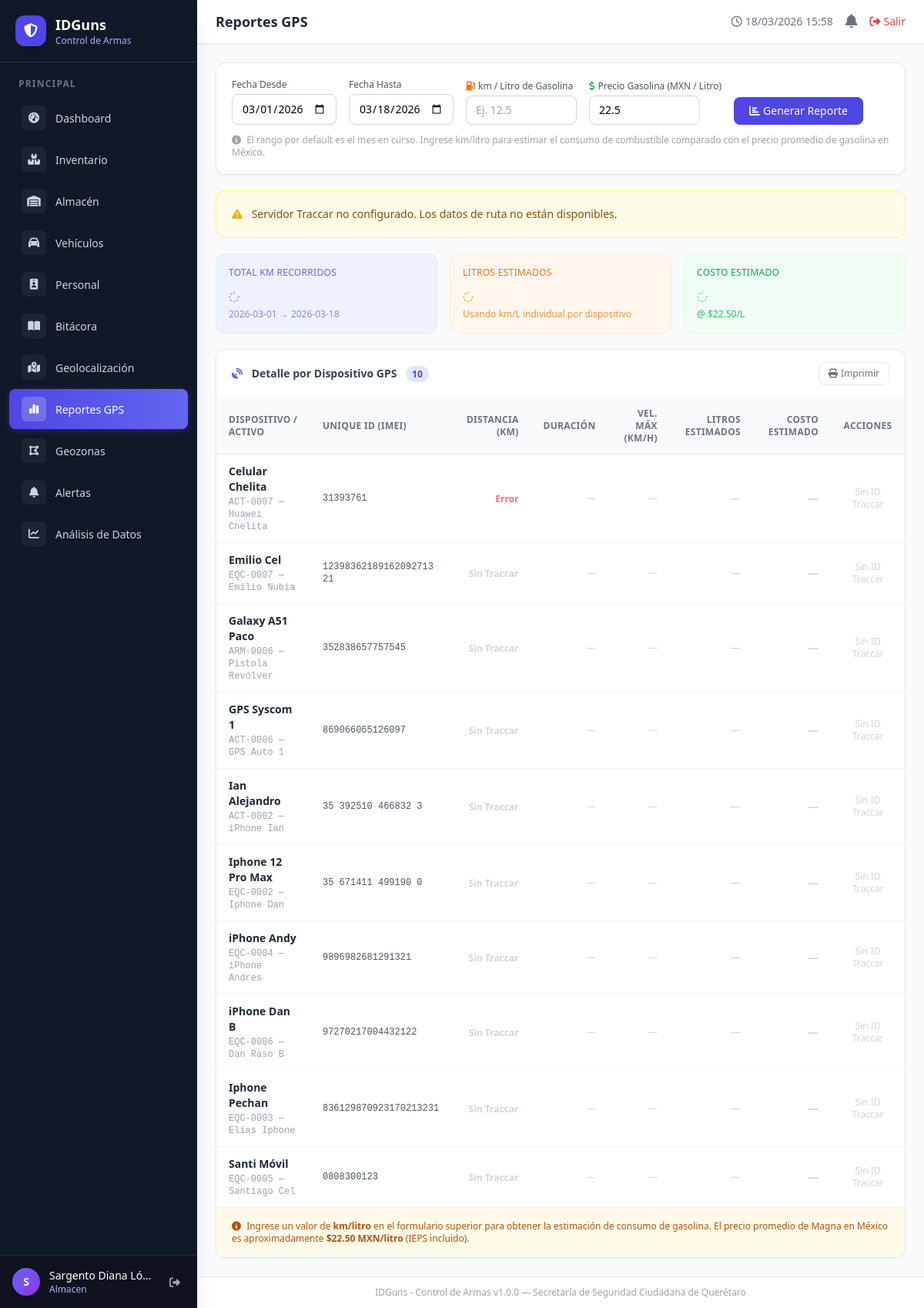
/reportes-gps (signed in), run on the app's committed database.
### tables this page shows
CREATE TABLE `dispositivos_gps` (
  `id` int(10) UNSIGNED NOT NULL,
  `activo_id` int(10) UNSIGNED NOT NULL COMMENT 'Activo al que pertenece el GPS',
  `traccar_device_id` int(11) DEFAULT NULL COMMENT 'ID del dispositivo en el servidor Traccar',
  `nombre` varchar(150) NOT NULL COMMENT 'Nombre del dispositivo en Traccar',
  `unique_id` varchar(100) NOT NULL COMMENT 'Identificador único: IMEI, número de teléfono, etc.',
  `telefono` varchar(30) DEFAULT NULL COMMENT 'Número de teléfono del dispositivo',
  `modelo_dispositivo` varchar(80) DEFAULT NULL COMMENT 'Modelo del dispositivo GPS (hardware)',
  `contacto` varchar(150) DEFAULT NULL COMMENT 'Información de contacto del responsable',
  `categoria_traccar` varchar(50) NOT NULL DEFAULT 'car' COMMENT 'Categoría Traccar: car, motorcycle, truck, van, etc.',
  `grupo_id` int(11) DEFAULT NULL COMMENT 'ID de grupo en Traccar',
  `activo` tinyint(1) NOT NULL DEFAULT '1' COMMENT '1=habilitado, 0=deshabilitado',
  `km_por_litro` decimal(8,2) DEFAULT NULL COMMENT 'km por litro de gasolina (valor individual, sobrescribe el global del reporte)',
  `created_at` datetime NOT NULL DEFAULT CURRENT_TIMESTAMP
);

CREATE TABLE `activos` (
  `id` int(10) UNSIGNED NOT NULL,
  `codigo` varchar(30) NOT NULL,
  `nombre` varchar(150) NOT NULL,
  `categoria` varchar(80) NOT NULL DEFAULT 'otro',
  `marca` varchar(80) DEFAULT NULL,
  `modelo` varchar(80) DEFAULT NULL,
  `serie` varchar(80) DEFAULT NULL,
  `color` varchar(40) DEFAULT NULL,
  `estado` enum('activo','baja','mantenimiento') NOT NULL DEFAULT 'activo',
  `responsable_id` int(10) UNSIGNED DEFAULT NULL,
  `personal_id` int(10) UNSIGNED DEFAULT NULL COMMENT 'Responsable del activo (tabla personal)',
  `ubicacion` varchar(150) DEFAULT NULL,
  `descripcion` text,
  `fecha_adquisicion` date DEFAULT NULL,
  `valor` decimal(12,2) DEFAULT NULL,
  `imagen` varchar(255) DEFAULT NULL,
  `created_at` datetime NOT NULL DEFAULT CURRENT_TIMESTAMP
);

### app/views/gps_reports/index.php (the view, shortened to what the rows shown need)
<div class="bg-white rounded-xl shadow-sm border border-gray-200 overflow-hidden">
    <?php if (empty($devices)): ?>
    <div class="py-16 text-center text-gray-400">
        <i class="fa-solid fa-satellite-dish text-4xl block mb-3"></i>
        No hay dispositivos GPS registrados.
        <br>
        <a href="<?= BASE_URL ?>/inventario/crear" class="text-indigo-600 hover:underline text-sm mt-2 inline-block">
            Registrar activo con GPS
        </a>
    </div>
    <?php else: ?>
    <div class="overflow-x-auto">
        <table class="w-full text-sm">
            <thead class="bg-gray-50 border-b border-gray-200 text-xs text-gray-500 uppercase tracking-wide">
                <tr>
                    <th class="text-left px-4 py-3">Dispositivo / Activo</th>
                    <th class="text-left px-4 py-3">Unique ID (IMEI)</th>
                    <th class="text-right px-4 py-3">Distancia (km)</th>
                    <th class="text-right px-4 py-3">Duración</th>
                    <th class="text-right px-4 py-3">Vel. Máx (km/h)</th>
                    <th class="text-right px-4 py-3">Litros estimados</th>
                    <th class="text-right px-4 py-3">Costo estimado</th>
                    <th class="text-center px-4 py-3">Acciones</th>
                </tr>
            </thead>
            <tbody class="divide-y divide-gray-100">
            <?php foreach ($devices as $idx => $d): ?>
            <tr class="hover:bg-gray-50" id="row-<?= $idx ?>">
                <td class="px-4 py-3">
                    <p class="font-semibold text-gray-800"><?= htmlspecialchars($d['nombre'], ENT_QUOTES, 'UTF-8') ?></p>
                    <p class="text-xs text-gray-400 font-mono mt-0.5">
                        <?= htmlspecialchars($d['activo_codigo'] ?? '', ENT_QUOTES, 'UTF-8') ?>
                        <?php if (!empty($d['activo_nombre'])): ?>
                        — <?= htmlspecialchars($d['activo_nombre'], ENT_QUOTES, 'UTF-8') ?>
                        <?php endif; ?>
                    </p>
                </td>
                <td class="px-4 py-3 font-mono text-xs text-gray-600"><?= htmlspecialchars($d['unique_id'], ENT_QUOTES, 'UTF-8') ?></td>
                <td class="px-4 py-3 text-right font-semibold text-gray-400" id="km-<?= $idx ?>">
                    <?php if (!empty($traccarUrl) && !empty($d['traccar_device_id'])): ?>
                    <i class="fa-solid fa-spinner fa-spin text-xs text-gray-300"></i>
                    <?php else: ?>
                    <span class="text-gray-300 text-xs"><?= empty($traccarUrl) ? 'Sin Traccar' : 'Sin ID Traccar' ?></span>
                    <?php endif; ?>
                </td>
                <td class="px-4 py-3 text-right text-gray-600 text-xs" id="dur-<?= $idx ?>">
                    <?php if (!empty($traccarUrl) && !empty($d['traccar_device_id'])): ?>
                    <i class="fa-solid fa-spinner fa-spin text-xs text-gray-300"></i>
                    <?php else: ?>
                    <span class="text-gray-300">—</span>
                    <?php endif; ?>
                </td>
                <td class="px-4 py-3 text-right text-gray-600 text-xs" id="spd-<?= $idx ?>">
                    <?php if (!empty($traccarUrl) && !empty($d['traccar_device_id'])): ?>
                    <i class="fa-solid fa-spinner fa-spin text-xs text-gray-300"></i>
                    <?php else: ?>
                    <span class="text-gray-300">—</span>
                    <?php endif; ?>
                </td>
                <td class="px-4 py-3 text-right text-orange-600 font-medium" id="lit-<?= $idx ?>">
                    <span class="text-gray-300">—</span>
                </td>
                <td class="px-4 py-3 text-right text-green-700 font-semibold" id="cos-<?= $idx ?>">
                    <span class="text-gray-300">—</span>
                </td>
                <td class="px-4 py-3 text-center">
                    <div class="flex flex-col gap-1.5 items-center">
                        <?php if ($traccarUrl && !empty($d['traccar_device_id'])): ?>
                        <a id="mapa-link-<?= $idx ?>"
                           href="<?= BASE_URL ?>/geolocalizacion?deviceId=<?= urlencode($d['traccar_device_id']) ?>&from=<?= urlencode($dateFrom) ?>&to=<?= urlencode($dateTo) ?>&name=<?= urlencode($d['nombre']) ?>"
                           title="Ver ruta en mapa para el periodo seleccionado"
                           class="inline-flex items-center gap-1 text-xs text-indigo-600 hover:text-indigo-800 font-medium px-2 py-1 rounded hover:bg-indigo-50 transition-colors">
                            <i class="fa-solid fa-map-location-dot"></i> Mapa
                        </a>
                        <?php else: ?>
                        <span class="text-xs text-gray-300">Sin ID Traccar</span>
                        <?php endif; ?>
                    </div>
                </td>
            </tr>
            <?php endforeach; ?>
            </tbody>
        </table>
    </div>
    <?php endif; ?>
</div>

### data on the page
dispositivos_gps: nombre "Celular Chelita", activo.codigo "ACT-0007", activo.nombre "Huawei Chelita", unique "31393761"
dispositivos_gps: nombre "Emilio Cel", activo.codigo "EQC-0007", activo.nombre "Emilio Nubia", unique "12398362189162092713 21", shows "Sin Traccar"
dispositivos_gps: nombre "Galaxy A51 Paco", activo.codigo "ARM-0006", activo.nombre "Pistola Revólver", unique "352838657757545", shows "Sin Traccar"
dispositivos_gps: nombre "GPS Syscom 1", activo.codigo "ACT-0006", activo.nombre "GPS Auto 1", unique "869066065126097", shows "Sin Traccar"
dispositivos_gps: nombre "Ian Alejandro", activo.codigo "ACT-0002", activo.nombre "iPhone Ian", unique "35 392510 466832 3", shows "Sin Traccar"
dispositivos_gps: nombre "Iphone 12 Pro Max", activo.codigo "EQC-0002", activo.nombre "Iphone Dan", unique "35 671411 499190 0", shows "Sin Traccar"
dispositivos_gps: nombre "iPhone Andy", activo.codigo "EQC-0004", activo.nombre "iPhone Andrés", unique "9896982681291321", shows "Sin Traccar"
dispositivos_gps: nombre "iPhone Dan B", activo.codigo "EQC-0006", activo.nombre "Dan Raso B", unique "97270217004432122", shows "Sin Traccar"
dispositivos_gps: nombre "Iphone Pechan", activo.codigo "EQC-0003", activo.nombre "Elias Iphone", unique "836129870923170213231", shows "Sin Traccar"
dispositivos_gps: nombre "Santi Móvil", activo.codigo "EQC-0005", activo.nombre "Santiago Cel", unique "0808300123", shows "Sin Traccar"

### other printed values
$label "Dashboard Inventario Almacén Vehículos Personal Bitácora Geolocalización Reportes GPS Geozonas Alertas Análisis de Datos"
substr($_SESSION['user_name'] ?? 'U', 0, 1) "S"
$_SESSION['user_name'] "Sargento Diana Ló…"
$_SESSION['user_role'] "Almacen"
$title "Reportes GPS"
$dateFrom "2026-03-01"
$dateTo "2026-03-18"
$precioPorLitro "22.50"
count($devices) "10"
APP_NAME "IDGuns - Control de Armas"
APP_VERSION "1.0.0"
